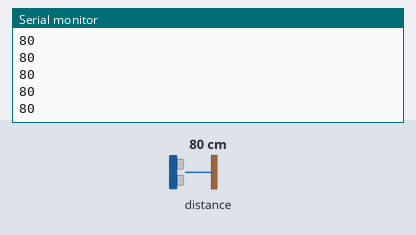
This sketch was run on a simulated Arduino Uno, built with avr-gcc and run on an emulated ATmega328P. On the bench: the last lines printed to the serial monitor. The inputs (shaded band) are chosen by the test bench; at power-on: distance to the obstacle 80 cm.

Above: at 1.2 s.
1.3 s: distance to the obstacle set to 2 cm
At 2.3 s:
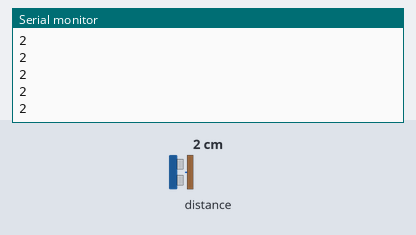
2.8 s: distance to the obstacle set to 4 cm
At 3.9 s:
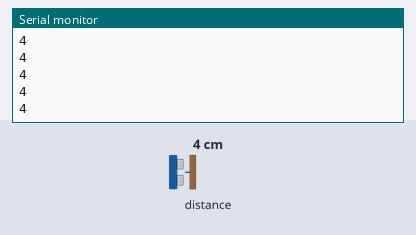
Timing chart, 0 to 5.8 s (numbered marks = the images above; inputs shaded):
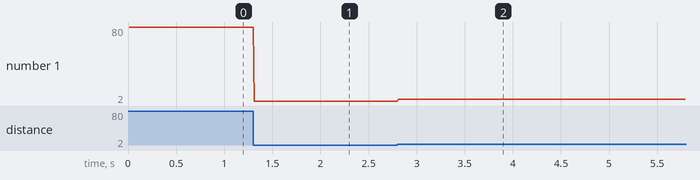

Measured:
- after the input at 1.3 s, the serial monitor: prints a new line at once (image 1)
- after the input at 2.8 s, the serial monitor: prints a new line at once (image 2)
- plotted number 1: 80 → 2 after the input at 1.3 s, 2 → 4 after the input at 2.8 s

The sketch:

Distance_as_Fast_as_Possible.ino
```cpp
/* =============================================================================
  LIDAR-Lite v2: Single sensor, get distance as fast as possible

  This example file demonstrates how to take distance measurements as fast as
  possible, when you first plug-in a LIDAR-Lite into an Arduino it runs 250
  measurements per second (250Hz). Then if we setup the sensor by reducing the
  aquisiton record count by 1/3 and incresing the i2c communication speed from
  100kHz to 400kHz we get about 500 measurements per second (500Hz). Now if we
  throttle the reference and preamp stabilization processes during the distance
  measurement process we can increase the number of measurements to about 750
  per second (750Hz).

   The library is in BETA, so subscribe to the github repo to recieve updates, or
   just check in periodically:
   https://github.com/PulsedLight3D/LIDARLite_v2_Arduino_Library

   To learn more read over lidarlite.cpp as each function is commented
=========================================================================== */

#include <Wire.h>
#include <LIDARLite.h>

// Create a new LIDARLite instance
LIDARLite myLidarLite;

void setup() {
  Serial.begin(115200);

  //  First we want to set the aquisition count to 1/3 the default (works great for stronger singles)
  //  can be a little noisier (this is the "1"). Then we set the "true" to enable 400kHz i2c
  //  communication speed.

  myLidarLite.begin(1,true);
}

void loop() {

  //  Next we need to take 1 reading with preamp stabilization and reference pulse (these default to true)
  Serial.println(myLidarLite.distance());

  // Next lets take 99 reading without preamp stabilization and reference pulse (these read about 0.5-0.75ms faster than with)
  for(int i = 0; i < 99; i++){
    Serial.println(myLidarLite.distance(false,false));
  }
}
```
